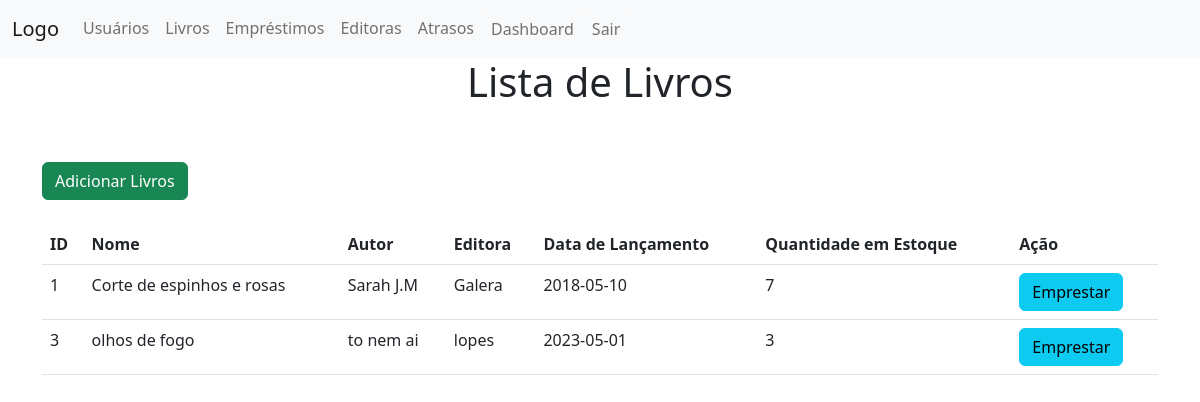
/Juliana3A/livros.php (signed in), run on an earlier commit of the app's database.
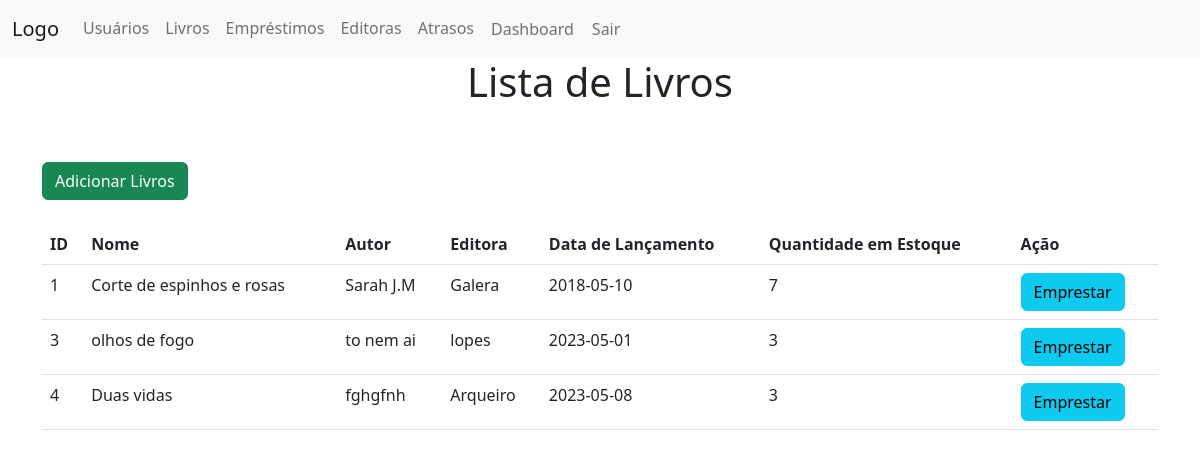
And on a later commit of the database.
### tables this page shows
CREATE TABLE `livros` (
  `id` int(11) NOT NULL,
  `nome` text NOT NULL,
  `autor` text NOT NULL,
  `editora` text NOT NULL,
  `datalanc` date NOT NULL,
  `estoque` int(11) NOT NULL
);

### Juliana3A/livros.php (the view, shortened to what this page needs)
<!DOCTYPE html>
<html lang="en">
<head>
    <link rel="stylesheet" href="css/bootstrap.min.css">
</head>
<body>
<nav class="navbar navbar-expand-lg bg-light">
        <div class="container-fluid">
          <a class="navbar-brand" href="index.html">Logo</a>
          <div class="collapse navbar-collapse" id="navbarNavAltMarkup">
            <div class="navbar-nav">
              <a class="nav-link" href="usuarios.php">Usuários</a>
			  <a class="nav-link" href="livros.php">Livros</a>
			  <a class="nav-link" href="emprestimo.php">Empréstimos</a>
			  <a class="nav-link" href="editora.php">Editoras</a>
			  <a class="nav-link" href="atrasos.php">Atrasos</a>
			  <a class="nav-link btn btn-light" href="dashboard.php" class="dashboard-button">Dashboard</a>
			  <a class="nav-link btn btn-light" href="logout.php">Sair</a>
            </div>
          </div>
        </div>
      </nav>
      <center><h1>Lista de Livros</h1></center><br><br>
	<div class="container">
	<a href="cadastrolivros.php" type="button" class="btn btn-success">Adicionar Livros</a><br><br>
	<table class="table">
		<tr>
			<th>ID</th>
			<th>Nome</th>
			<th>Autor</th>
			<th>Editora</th>
			<th>Data de Lançamento</th>
			<th>Quantidade em Estoque</th>
			<th>Ação</th>
		</tr>
		<?php
			include 'conexao.php';
			$sql = "SELECT * FROM livros";
			$result = $conn->query($sql);
			while($row = $result->fetch_assoc()) {
				echo "<tr>";
				echo "<td>".$row["id"]."</td>";
				echo "<td>".$row["nome"]."</td>";
				echo "<td>".$row["autor"]."</td>";
				echo "<td>".$row["editora"]."</td>";
				echo "<td>".$row["datalanc"]."</td>";
				echo "<td>".$row["estoque"]."</td>";
				echo "<td><a href='emprestar.php?id=".$row["id"]."' class='btn btn-info'>Emprestar</a></td>";
				echo "</tr>";
			}
		?>
	</table>
	</div>
</body>
</html>

What changed in the data, as far as the page shows it:
added livros: id "4", nome "Duas vidas", autor "fghgfnh", editora "Arqueiro", datalanc "2023-05-08", estoque "3"
